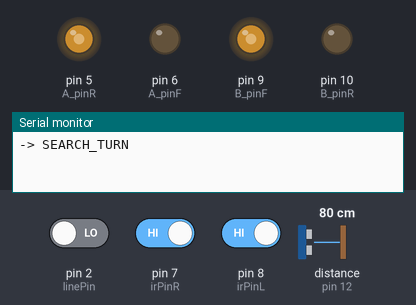
A sketch run on a simulated Arduino Uno, built with avr-gcc and run on an emulated ATmega328P. Shown: output pins drawn as LEDs (lit = HIGH), the last lines printed to the serial monitor. Wiring (inferred from the names in the program): ultrasonic range finder: trigger pin 13; echo pin 12. The test bench sets the inputs (shaded band); at power-on: distance to the obstacle (sensor on pin 12) 80 cm, pin 2 (linePin) LOW, pin 7 (irPinR) HIGH, pin 8 (irPinL) HIGH. The echo pulse lasts 58.3 µs per cm; random numbers use the default seed unless the sketch sets one; pins used as bus, display or sensor lines are not drawn.

Above: at 6.2 s.
6.3 s: distance to the obstacle (sensor on pin 12) set to 44 cm
At 8.2 s:
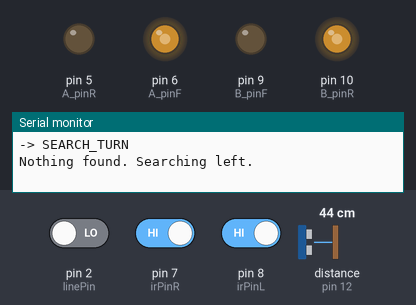
9.2 s: distance to the obstacle (sensor on pin 12) set to 37 cm
At 10.4 s:
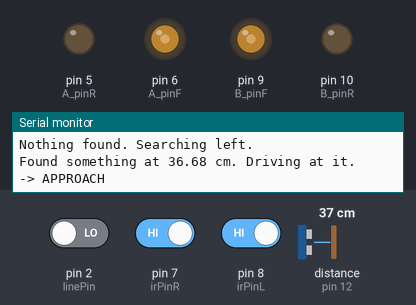
10.7 s: pin 2 (linePin) driven HIGH
13.7 s: pin 2 (linePin) driven LOW
At 16.4 s:
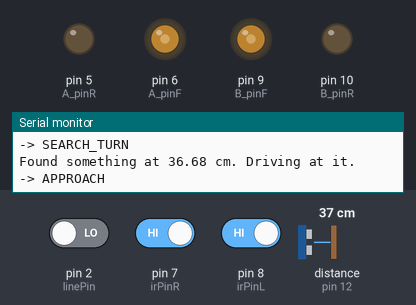
16.7 s: distance to the obstacle (sensor on pin 12) set to 2 cm
19.7 s: distance to the obstacle (sensor on pin 12) set to 60 cm
At 23.3 s:
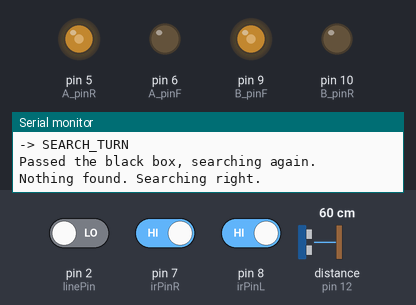
Timing chart, 0 to 23.7 s (numbered marks = the images above; inputs shaded):
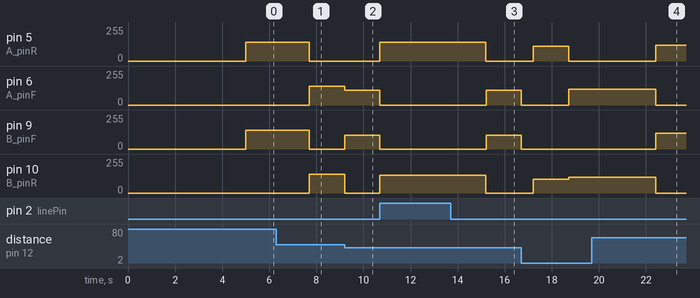

Measured:
- the behaviour switches between 41 and 40 cm on distance to the obstacle (sensor on pin 12) (found by bisection; images 1 and 2)
- after the input at 9.2 s, pin 9 (B_pinF): 0/255 → 105/255 at once
- after the input at 13.7 s, pin 6 (A_pinF): 0/255 → 110/255 after 1.5 s; pin 9 (B_pinF): 0/255 → 105/255 after 1.5 s
- after the input at 19.7 s, pin 5 (A_pinR), pin 9 (B_pinF): 0/255 → 120/255 after 2.7 s; pin 6 (A_pinF), pin 10 (B_pinR): 120/255 → 0/255 after 2.7 s

The sketch:

a2.ino
```cpp
// pins
const int A_pinF = 6;     // motor A = RIGHT wheel
const int A_pinR = 5;
const int B_pinF = 9;     // motor B = LEFT wheel
const int B_pinR = 10;

const int linePin = 2;
const int frontTrigPin = 13;
const int frontEchoPin = 12;
const int irPinR = 7;
const int irPinL = 8;

// settings
const bool PLOT = false;       // true = Serial Plotter graph, false = text messages

const int LINE_ON_TAPE = 1;    // what the line sensor reads on the black tape

// Turning (search)
const int scan_speed = 140;    // above your minimum PWM
const int slow_scan_speed = 120; // after a black box: slower so we don't spin past the white one (keep above minimum PWM)
const long turn_time = 75;     // ms per ~10 deg (used to size a full circle and the random turn)
const int FULL_TURN_STEPS = 36;// ~10 deg steps in a full circle

// Detection
const float detect_range = 0.40; // m, turn until something is this close or closer

// Approach
const int approach_speed = 110;
const float stop_dist = 0.10;  // m
const long max_approach_time = 4000; // ms, give up if the box is never reached

// Color check
const long color_wait = 500;   // ms stopped so all 5 IR readings are fresh
const long nudge_time = 40;    // ms small turn to re-centre on the box
const int MAX_NUDGES = 3;
const int BLACK_LIMIT = 3;     // black boxes in a row before switching turn direction

// Push
const int push_speed = 160;
const int push_slow = 120;     // slower wheel when steering (above minimum PWM)
const long backoff_time = 800; // ms reversing after the box is out

// Escape (line seen when not pushing)
const long escape_time = 1500;  // ms reversing

// Reposition (nothing found in a full turn each way): turn randomly, drive, search again
const int RANDOM_TURN_MIN = 3;        // steps (~10 deg each)
const int RANDOM_TURN_MAX = 18;
const long RANDOM_DRIVE_MIN = 500;    // ms
const long RANDOM_DRIVE_MAX = 1500;
const float random_drive_stop = 0.15; // m, stop driving if something is this close ahead

// sensor variables
unsigned long currentMillis = 0;
unsigned long previousMillis = 0;
const long interval = 60;

float front_distance = 4.0; // Ultrasonic: raw reading. A moving average lagged while turning; no echo returns 4.0 m instead of 0 to avoid false detections

const int ir_window_size = 5;
int ir_window_R[ir_window_size];
int ir_window_L[ir_window_size];
int ir_window_index = 0;
int ir_sum_R = 0;
int ir_sum_L = 0;

// state machine
enum State {
  SEARCH_TURN,     // turning until something is within detect_range
  APPROACH,        // driving straight at it
  CHECK_COLOR,     // stopped, reading IR
  NUDGE,           // small turn to centre the box
  PUSH,            // pushing white box to the line
  BACKOFF,         // reversing after the box is out
  RETURN_BACK,     // reversing away from a black box
  ESCAPE,          // reversing away from the line
  DONE,
  RANDOM_TURN,     // nothing found: turning a random amount
  RANDOM_DRIVE     // nothing found: driving forward a random time, then searching again
};

State state = SEARCH_TURN;
unsigned long state_start = 0;

bool ignore_until_clear = false; // true = still looking at the rejected black box
bool slow_search = false;      // true after a black box, until a white one is found
int black_in_row = 0;          // black boxes rejected back to back
int search_dir = 1;            // 1 = searching right, -1 = searching left
bool tried_other_way = false;  // true = a full circle in one direction found nothing, already flipped

int random_dir = 1;            // 1 = right, -1 = left (RANDOM_TURN)
long random_turn_ms = 0;       // how long RANDOM_TURN lasts
long random_drive_ms = 0;      // how long RANDOM_DRIVE lasts

unsigned long drive_time = 0;  // how long we drove forward (to reverse the same amount)
int nudges = 0;
int nudge_dir = 0;             // 1 = right, -1 = left

void setup() {
  Serial.begin(9600);

  pinMode(A_pinF, OUTPUT);
  pinMode(A_pinR, OUTPUT);
  pinMode(B_pinF, OUTPUT);
  pinMode(B_pinR, OUTPUT);
  pinMode(linePin, INPUT);
  pinMode(frontTrigPin, OUTPUT);
  pinMode(frontEchoPin, INPUT);
  pinMode(irPinR, INPUT);
  pinMode(irPinL, INPUT);

  for (int i = 0; i < ir_window_size; i++) { ir_window_R[i] = 0; ir_window_L[i] = 0; }

  randomSeed(analogRead(A0));    // floating pin = different random moves each run

  stopMove();
  delay(5000); // wait 5 s before starting for safety

  currentMillis = millis();
  setState(SEARCH_TURN);
}


void loop() {
  currentMillis = millis();
  unsigned long elapsed = currentMillis - state_start;

  // ---------- SENSORS every 60 ms ----------
  if (currentMillis - previousMillis >= interval) {
    previousMillis = currentMillis;
    updateSensors();
    if (PLOT) plotData();
  }

  // ---------- SAFETY: line seen when not pushing ----------
  bool line_matters = (state == SEARCH_TURN ||
                       state == APPROACH || state == CHECK_COLOR || state == NUDGE ||
                       state == RANDOM_TURN || state == RANDOM_DRIVE);
  if (line_matters && onBlackLine()) {
    stopMove();
    say("Black line! Escaping.");
    setState(ESCAPE);
    return;
  }

  // ---------- STATE MACHINE ----------
  switch (state) {

    case SEARCH_TURN: {
      int ts = slow_search ? slow_scan_speed : scan_speed;
      if (search_dir == 1) turnRight(ts);
      else turnLeft(ts);

      bool close = front_distance <= detect_range;

      if (ignore_until_clear) {
        // Still facing the rejected black box: keep turning until it's behind us
        if (!close) {
          ignore_until_clear = false;
          say("Passed the black box, searching again.");
          state_start = currentMillis;   // restart the full-circle timer
        }
      }
      else if (close) {
        stopMove();
        tried_other_way = false;
        if (!PLOT) {
          Serial.print("Found something at ");
          Serial.print(front_distance * 100);
          Serial.println(" cm. Driving at it.");
        }
        setState(APPROACH);
      }
      else if (elapsed >= (unsigned long)FULL_TURN_STEPS * turn_time) {
        if (tried_other_way) {
          stopMove();
          startRandomMove();
        } else {
          // Full circle found nothing: reverse the search direction and keep going
          search_dir = -search_dir;
          tried_other_way = true;
          say(search_dir == 1 ? "Nothing found. Searching right." : "Nothing found. Searching left.");
          state_start = currentMillis;
        }
      }
      break;
    }

    case APPROACH:
      moveForward(approach_speed);
      drive_time = elapsed;

      if (front_distance <= stop_dist) {
        stopMove();
        nudges = 0;
        say("At the box. Checking colour.");
        setState(CHECK_COLOR);
      }
      else if (drive_time > max_approach_time) {
        say("Never reached the box. Going back.");
        setState(RETURN_BACK);
      }
      break;

    case CHECK_COLOR:
      stopMove();
      if (elapsed < color_wait) break;

      if (ir_sum_R == ir_window_size && ir_sum_L == ir_window_size) {
        black_in_row = 0;
        slow_search = false;
        say("WHITE! Pushing.");
        setState(PUSH);
      }
      else if (ir_sum_R == 0 && ir_sum_L == 0) {
        say("BLACK. Rejecting.");
        rejectBox();
      }
      else if (nudges < MAX_NUDGES) {
        // Only one side sees it -> box is off-centre, turn toward that side
        nudge_dir = (ir_sum_R > ir_sum_L) ? 1 : -1;
        nudges++;
        say("Unclear, nudging.");
        setState(NUDGE);
      }
      else {
        say("Still unclear. Treating as black.");
        rejectBox();
      }
      break;

    case NUDGE:
      if (nudge_dir == 1) turnRight(scan_speed);
      else turnLeft(scan_speed);
      if (elapsed >= nudge_time) {
        stopMove();
        setState(CHECK_COLOR);
      }
      break;

    case PUSH: {
      bool L = ir_sum_L >= 3;
      bool R = ir_sum_R >= 3;

      if (L && R)  moveForward(push_speed);
      else if (L)  steer(push_speed, push_slow);   // box slid left -> curve left
      else if (R)  steer(push_slow, push_speed);   // box slid right -> curve right
      else         moveForward(push_speed);

      if (onBlackLine()) {
        stopMove();
        say("Line reached. Box is out!");
        setState(BACKOFF);
      }
      else if (!L && !R && front_distance > 0.15) {
        say("Lost the box. Escaping and searching.");
        setState(ESCAPE);
      }
      break;
    }

    case BACKOFF:
      moveBackward(push_speed);
      if (elapsed >= backoff_time) {
        stopMove();
        setState(DONE);
      }
      break;

    case RETURN_BACK:
      moveBackward(approach_speed);
      if (elapsed >= drive_time) {
        stopMove();
        ignore_until_clear = true;   // skip this box while we keep turning
        setState(SEARCH_TURN);
      }
      break;

    case ESCAPE:
      moveBackward(scan_speed);
      if (elapsed >= escape_time) {
        stopMove();
        ignore_until_clear = false;
        setState(SEARCH_TURN);
      }
      break;

    case DONE:
      stopMove();
      break;

    case RANDOM_TURN:
      if (random_dir == 1) turnRight(scan_speed);
      else turnLeft(scan_speed);
      if (elapsed >= random_turn_ms) {
        stopMove();
        setState(RANDOM_DRIVE);
      }
      break;

    case RANDOM_DRIVE: {
      moveForward(approach_speed);
      // after 300 ms the reading is fresh; don't ram anything ahead
      bool blocked = (elapsed > 300 && front_distance < random_drive_stop);
      if (elapsed >= random_drive_ms || blocked) {
        stopMove();
        // run again from the top
        ignore_until_clear = false;
        search_dir = 1;
        tried_other_way = false;
        say("Repositioned. Searching again.");
        setState(SEARCH_TURN);
      }
      break;
    }
  }
}

// Black box: reverse away; after BLACK_LIMIT in a row, search the other way
void rejectBox() {
  black_in_row++;
  slow_search = true;
  if (black_in_row >= BLACK_LIMIT) {
    black_in_row = 0;
    search_dir = -search_dir;
    tried_other_way = false;
    say(search_dir == 1 ? "3 black in a row. Turning right." : "3 black in a row. Turning left.");
  }
  setState(RETURN_BACK);
}

// Pick a random turn (direction and amount) and drive time, then start turning
void startRandomMove() {
  random_dir = random(2) ? 1 : -1;
  long steps = random(RANDOM_TURN_MIN, RANDOM_TURN_MAX + 1);
  random_turn_ms = steps * turn_time;
  random_drive_ms = random(RANDOM_DRIVE_MIN, RANDOM_DRIVE_MAX + 1);
  if (!PLOT) {
    Serial.print("Nothing found. Random turn ");
    Serial.print(random_dir == 1 ? "right " : "left ");
    Serial.print(steps);
    Serial.print(" steps, then drive ");
    Serial.print(random_drive_ms);
    Serial.println(" ms.");
  }
  setState(RANDOM_TURN);
}

// STATE HELPERS
void setState(State s) {
  state = s;
  state_start = currentMillis;
  if (!PLOT) {
    Serial.print("-> ");
    Serial.println(stateName(s));
  }
}

const char* stateName(State s) {
  switch (s) {
    case SEARCH_TURN:    return "SEARCH_TURN";
    case APPROACH:       return "APPROACH";
    case CHECK_COLOR:    return "CHECK_COLOR";
    case NUDGE:          return "NUDGE";
    case PUSH:           return "PUSH";
    case BACKOFF:        return "BACKOFF";
    case RETURN_BACK:    return "RETURN_BACK";
    case ESCAPE:         return "ESCAPE";
    case DONE:           return "DONE";
    case RANDOM_TURN:    return "RANDOM_TURN";
    case RANDOM_DRIVE:   return "RANDOM_DRIVE";
  }
  return "?";
}

void say(const char* msg) {
  if (!PLOT) Serial.println(msg);
}


// SENSORS
void updateSensors() {
  // Ultrasonic: raw reading, no filtering
  front_distance = readFrontSensorData();

  // IR: votes over last 5 (LOW = sees white)
  ir_window_R[ir_window_index] = !digitalRead(irPinR);
  ir_window_L[ir_window_index] = !digitalRead(irPinL);
  ir_window_index = (ir_window_index + 1) % ir_window_size;

  ir_sum_R = 0;
  ir_sum_L = 0;
  for (int i = 0; i < ir_window_size; i++) {
    ir_sum_R += ir_window_R[i];
    ir_sum_L += ir_window_L[i];
  }
}

float readFrontSensorData() {
  digitalWrite(frontTrigPin, LOW);
  delayMicroseconds(2);
  digitalWrite(frontTrigPin, HIGH);
  delayMicroseconds(10);
  digitalWrite(frontTrigPin, LOW);

  float time = pulseIn(frontEchoPin, HIGH, 30000) * 1e-6;
  if (time == 0) return 4.0;     // no echo = nothing there
  return time * 343 * 0.5;       // meters
}

bool onBlackLine() {
  return digitalRead(linePin) == LINE_ON_TAPE;
}

void plotData() {
  float cm = front_distance * 100;
  if (cm > 100) cm = 100;
  Serial.print("distance_cm:");
  Serial.print(cm);
  Serial.print(",range_limit_cm:");
  Serial.print(detect_range * 100);
  Serial.print(",ir_R:");
  Serial.print(ir_sum_R * 4);      // 0-20
  Serial.print(",ir_L:");
  Serial.print(ir_sum_L * 4);
  Serial.print(",state:");
  Serial.println((int)state * 5);
}

// MOTORS
void moveForward(int s) {
  analogWrite(A_pinF, s);
  analogWrite(A_pinR, 0);
  analogWrite(B_pinF, s - 5);
  analogWrite(B_pinR, 0);
}

void moveBackward(int s) {
  analogWrite(A_pinF, 0);
  analogWrite(A_pinR, s);
  analogWrite(B_pinF, 0);
  analogWrite(B_pinR, s - 5);
}

void turnLeft(int s) {
  analogWrite(A_pinF, s);
  analogWrite(A_pinR, 0);
  analogWrite(B_pinF, 0);
  analogWrite(B_pinR, s);
}

void turnRight(int s) {
  analogWrite(A_pinF, 0);
  analogWrite(A_pinR, s);
  analogWrite(B_pinF, s);
  analogWrite(B_pinR, 0);
}

// Gentle curve: right wheel (A) speed, left wheel (B) speed
void steer(int speedRight, int speedLeft) {
  analogWrite(A_pinF, speedRight);
  analogWrite(A_pinR, 0);
  analogWrite(B_pinF, speedLeft);
  analogWrite(B_pinR, 0);
}

void stopMove() {
  analogWrite(A_pinF, 0);
  analogWrite(A_pinR, 0);
  analogWrite(B_pinF, 0);
  analogWrite(B_pinR, 0);
}
```
